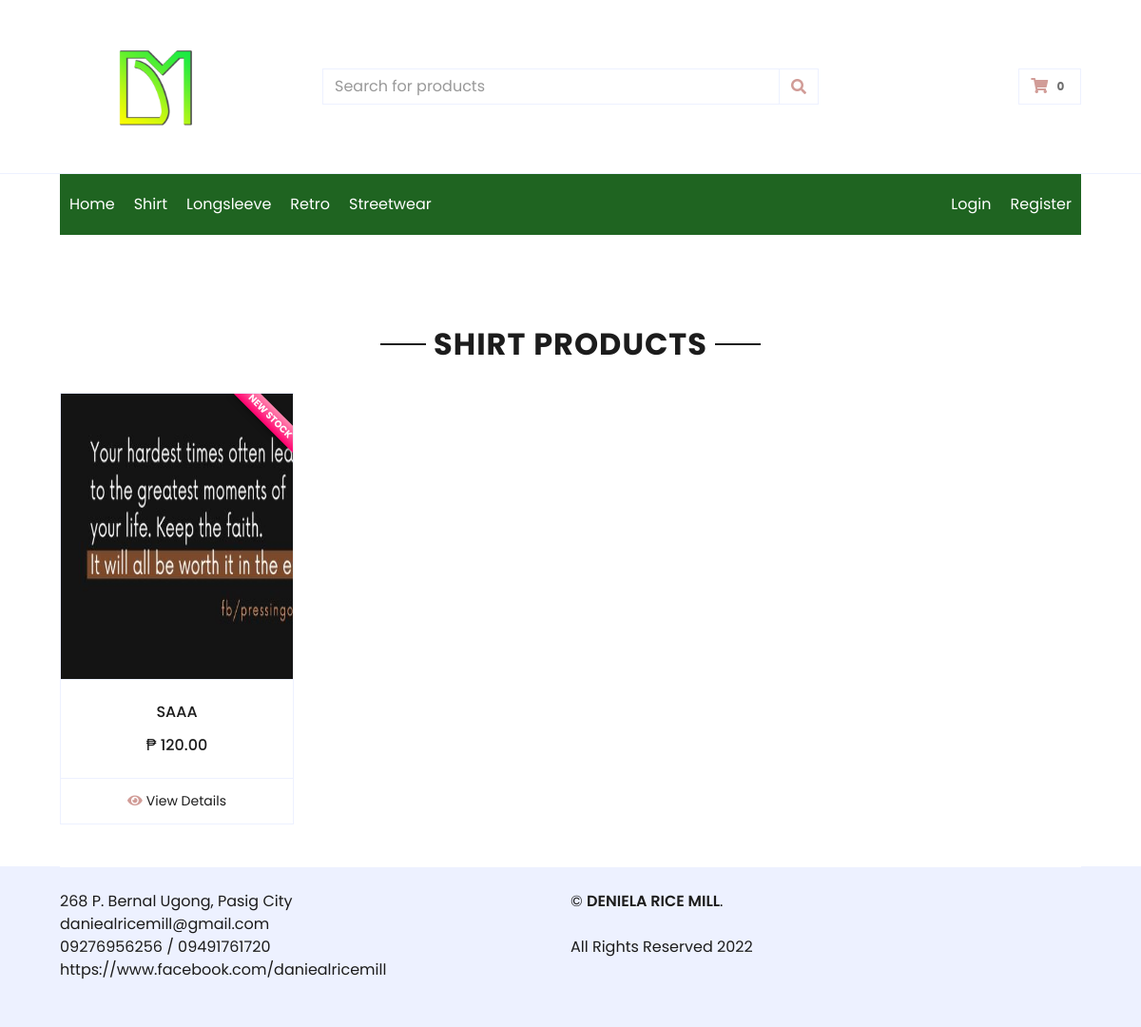
The page /index.php?data=1&category=Shirt on the database its author committed.
### tables this page shows
CREATE TABLE `pos_item_category` (
  `category_id` int(12) NOT NULL,
  `name` varchar(100) NOT NULL,
  `photo` text NOT NULL,
  `date_added` timestamp NOT NULL DEFAULT current_timestamp()
);

CREATE TABLE `pos_items` (
  `item_id` int(12) NOT NULL,
  `item_name` varchar(100) NOT NULL,
  `item_price` varchar(12) NOT NULL,
  `category` int(2) NOT NULL,
  `stock` int(11) NOT NULL,
  `small` int(11) NOT NULL,
  `meduim` int(11) NOT NULL,
  `large` int(11) NOT NULL,
  `xl` int(11) NOT NULL,
  `xxl` int(11) NOT NULL,
  `xxxl` int(11) NOT NULL,
  `description` text NOT NULL,
  `is_new` int(11) NOT NULL,
  `is_hot` int(11) NOT NULL,
  `image` text NOT NULL,
  `is_active` int(1) NOT NULL,
  `mdate` varchar(50) NOT NULL,
  `edate` varchar(50) NOT NULL,
  `is_status` int(1) NOT NULL,
  `date_added` timestamp NOT NULL DEFAULT current_timestamp()
);

CREATE TABLE `pos_settings` (
  `id` int(12) NOT NULL,
  `title` text NOT NULL,
  `email` text NOT NULL,
  `contact` text NOT NULL,
  `address` text NOT NULL,
  `facebook` text NOT NULL,
  `termscondition` text NOT NULL,
  `logo` text NOT NULL,
  `about` text NOT NULL,
  `faq` text NOT NULL
);

### index.php (the view)
<?php include("header.php");?>
<?php
if(isset($_GET['data'])){
?>
   <div class="container-fluid pt-5">
       <div class="text-center mb-4">
           <h2 class="section-title px-5"><span class="px-2"><?php echo strtoupper($_GET['category']);?> PRODUCTS</span></h2>
       </div>
       <div class="row px-xl-5 pb-3">
		<?php
		if(isset($_POST['search'])){
			$product    = $_POST['product'];
			$products   = $mysqli->query("SELECT * from pos_items where item_name LIKE '%$product%'");
		} else {
			$id         = $_GET['data'];
			$products   = $mysqli->query("SELECT * from pos_items where category='$id'");
		}
		while($valp = $products->fetch_object()){
		?>
           <div class="col-lg-3 col-md-6 col-sm-12 pb-1">
               <div class="card product-item border-0 mb-4">
                   <div class="card-header product-img position-relative overflow-hidden bg-transparent border p-0">
				<?php if($valp->is_new ==1){?>
				 <div class="ribbon"><span>New Stock</span></div>
				<?php } else {?>
				 <div class="ribbon"><span>Old Stock</span></div>
				<?php } ?>
                       <img class="i" src="admin/assets/menu/<?php echo $valp->image;?>" width="300px" height="300px">
                   </div>
                   <div class="card-body border-left border-right text-center p-0 pt-4 pb-3">
                       <h6 class="text-truncate mb-3"><?php echo $valp->item_name;?></h6>
                       <div class="d-flex justify-content-center">
                           <h6> ₱ <?php echo number_format($valp->item_price,2);?></h6>
                       </div>
                   </div>
                   <div class="card-footer d-flex justify-content-center bg-light border">
                       <a href="product-details.php?id=<?php echo $valp->item_id;?>" class="btn btn-sm text-dark p-0"><i class="fas fa-eye text-primary mr-1"></i>View Details</a>
                   </div>
               </div>
           </div>
		<?php } ?>
       </div>
   </div>
<?php } ?>
   <?php include("footer.php");?>

### header.php (shortened to what this page needs)
<!DOCTYPE html>
<html lang="en">
<head>
	<?php
	include('controller/database.php');
	$settings_val = $mysqli->query("SELECT * from pos_settings");
    $sval = $settings_val->fetch_row();
	?>
    <link href="https://cdnjs.cloudflare.com/ajax/libs/font-awesome/5.10.0/css/all.min.css" rel="stylesheet">
    <link href="assets/lib/owlcarousel/assets/owl.carousel.min.css" rel="stylesheet">
    <link href="assets/css/style.css" rel="stylesheet">
</head>
<body>
    <div class="container-fluid">
        <div class="row align-items-center py-3 px-xl-5">
            <div class="col-lg-3 d-none d-lg-block">
                <a href="" class="text-decoration-none">
                    <img src="assets/logo.png" width="200px">
                </a>
            </div>
            <div class="col-lg-6 col-6 text-left">
                <form method="post">
                    <div class="input-group">
                        <input type="text" class="form-control" placeholder="Search for products" name="product">
                        <div class="input-group-append">
                            <button type="submit" class="input-group-text bg-transparent text-primary" name="search">
                                <i class="fa fa-search"></i>
                            </button>
                        </div>
                    </div>
                </form>
            </div>
            <div class="col-lg-3 col-6 text-right">
                <a href="" class="btn border">
                    <i class="fas fa-shopping-cart text-primary"></i>
                    <span class="badge">0</span>
                </a>
            </div>
        </div>
    </div>
    <div class="container-fluid mb-5">
        <div class="row border-top px-xl-5">
            <div class="col-lg-12">
                <nav class="navbar navbar-expand-lg bg-light navbar-light py-3 py-lg-0 px-0" style="background-color:#1F6421 !important;">
                    <div class="collapse navbar-collapse justify-content-between" id="navbarCollapse">
                        <div class="navbar-nav mr-auto py-0">
                            <a href="index.php" class="nav-item nav-link"  style="color:#fff !important;">Home</a>
							<?php
							$category1 = $mysqli->query("SELECT * from pos_item_category ");
							while($val1 = $category1->fetch_object()){
							?>
                            <a href="index.php?data=<?php echo $val1->category_id;?>&category=<?php echo $val1->name;?>" class="nav-item nav-link"  style="color:#fff !important;"><?php echo $val1->name;?></a>
							<?php } ?>
                        </div>
                        <div class="navbar-nav ml-auto py-0">
                            <a href="login.php" class="nav-item nav-link"  style="color:#fff !important;">Login</a>
                            <a href="register.php" class="nav-item nav-link"  style="color:#fff !important;">Register</a>
                        </div>
                    </div>
                </nav>
            </div>
        </div>
    </div>

### footer.php (shortened to what this page needs)
     <div class="container-fluid bg-secondary text-dark">
        <div class="row border-top border-light mx-xl-5 py-4">
            <div class="col-md-6 px-xl-0">
                <p class="mb-md-0 text-left  text-dark">
					 <?php echo $sval[4];?>
					<br> <?php echo $sval[2];?>
					<br> <?php echo $sval[3];?>
					<br> <?php echo $sval[5];?>
                </p>
            </div>
			<div class="col-md-6 px-xl-0">
                <p class="mb-md-0 text-left  text-dark">
                    &copy;
					<a class="text-dark font-weight-semi-bold" href="#">DENIELA RICE MILL</a>.
					<br><br>
					All Rights Reserved 2022
                </p>
            </div>
            <div class="col-md-6 px-xl-0 text-center text-md-right">
            </div>
        </div>
    </div>
</body>
</html>

### header.php (style rules this page uses)
.ribbon { position: absolute; right: -5px; top: -5px; z-index: 1; overflow: hidden; width: 75px; height: 75px; text-align: center; }
.ribbon span { font-size: 10px; color: #fff; text-transform: uppercase; text-align: center; font-weight: bold; line-height: 20px; transform: rotate(45deg); width: 100px; display: block; background: #F62459; background: linear-gradient(#ff89b1 0%, #ff006e 100%); box-shadow: 0 3px 10px -5px rgba(0, 0, 0, 1); position: absolute; top: 19px; right: -21px; }
.ribbon span::before { content: ''; position: absolute; left: 0%; top: 100%; z-index: -1; border-left: 3px solid #F62459; border-right: 3px solid transparent; border-bottom: 3px solid transparent; border-top: 3px solid #F62459; }
.ribbon span::after { content: ''; position: absolute; right: 0%; top: 100%; z-index: -1; border-right: 3px solid #F62459; border-left: 3px solid transparent; border-bottom: 3px solid transparent; border-top: 3px solid #F62459; }

### rows shown on the page
pos_item_category: name "Shirt"
pos_item_category: name "Longsleeve"
pos_item_category: name "Retro"
pos_item_category: name "Streetwear"
pos_items: is_new "NEW…", image (picture), item_name "SAAA", item_price "120.00"
pos_settings: address "268 P. Bernal Ugong, Pasig City", email "daniealricemill@gmail.com", contact "09276956256 / 09491761720", facebook "https://www.facebook.com/daniealricemill"

### other values the page prints
$_GET['category'] "SHIRT"
